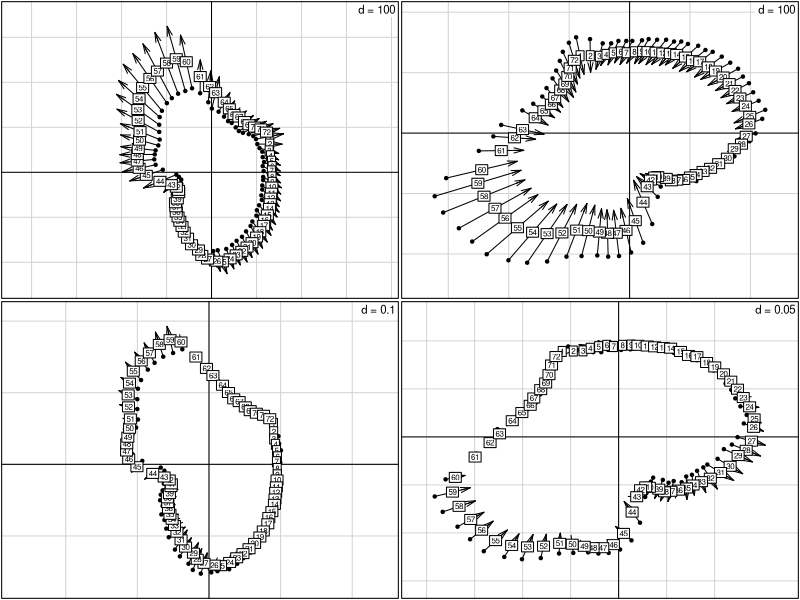
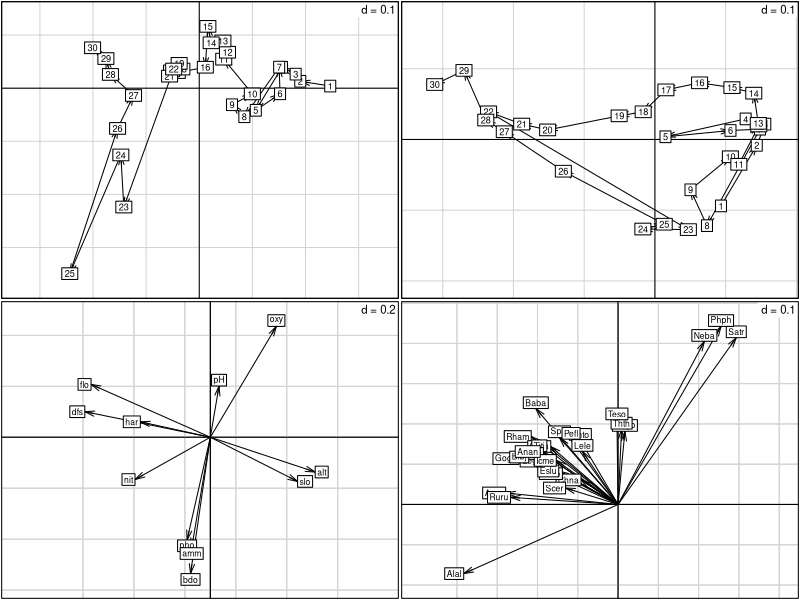
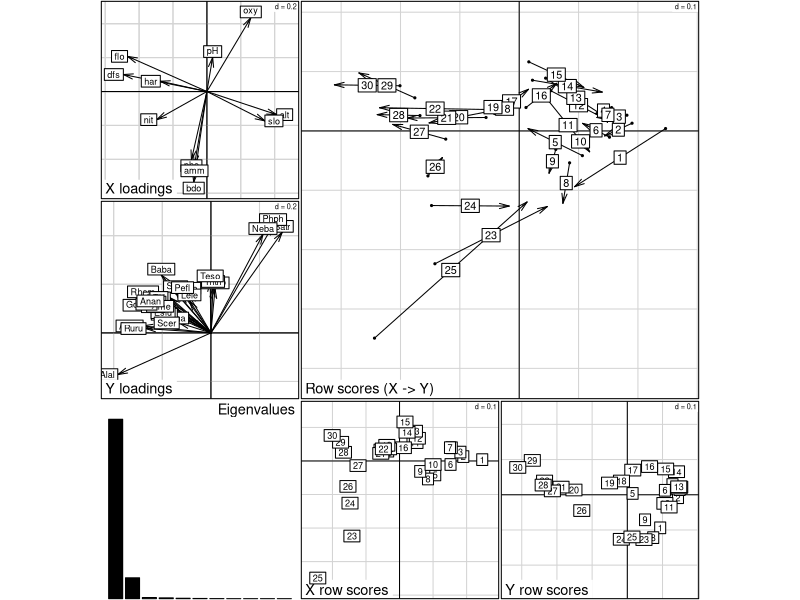
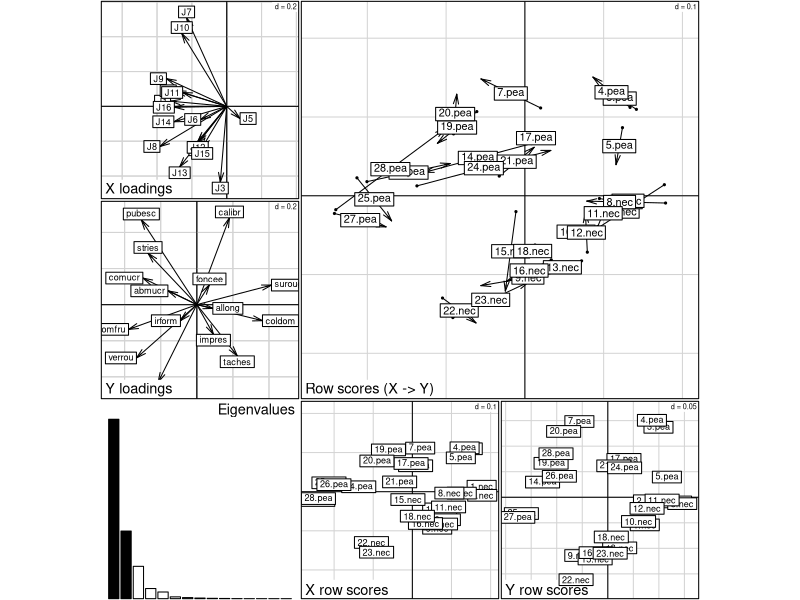

Write the R code that produced these figures, in order.
library(ade4)


### Name: procuste
### Title: Simple Procruste Rotation between two sets of points
### Aliases: procuste plot.procuste print.procuste randtest.procuste
### Keywords: multivariate

### ** Examples

data(macaca)
pro1 <- procuste(macaca$xy1, macaca$xy2, scal = FALSE)
pro2 <- procuste(macaca$xy1, macaca$xy2)
if(adegraphicsLoaded()) {
  g1 <- s.match(pro1$tabX, pro1$rotY, plab.cex = 0.7, plot = FALSE)
  g2 <- s.match(pro1$tabY, pro1$rotX, plab.cex = 0.7, plot = FALSE)
  g3 <- s.match(pro2$tabX, pro2$rotY, plab.cex = 0.7, plot = FALSE)
  g4 <- s.match(pro2$tabY, pro2$rotX, plab.cex = 0.7, plot = FALSE)
  G <- ADEgS(list(g1, g2, g3, g4), layout = c(2, 2))
} else {
  par(mfrow = c(2, 2))
  s.match(pro1$tabX, pro1$rotY, clab = 0.7)
  s.match(pro1$tabY, pro1$rotX, clab = 0.7)
  s.match(pro2$tabX, pro2$rotY, clab = 0.7)
  s.match(pro2$tabY, pro2$rotX, clab = 0.7)
  par(mfrow = c(1,1))
}

data(doubs)
pca1 <- dudi.pca(doubs$env, scal = TRUE, scann = FALSE)
pca2 <- dudi.pca(doubs$fish, scal = FALSE, scann = FALSE)
pro3 <- procuste(pca1$tab, pca2$tab, nf = 2)
if(adegraphicsLoaded()) {
  g11 <- s.traject(pro3$scorX, plab.cex = 0, plot = FALSE)
  g12 <- s.label(pro3$scorX, plab.cex = 0.8, plot = FALSE)
  g1 <- superpose(g11, g12)
  g21 <- s.traject(pro3$scorY, plab.cex = 0, plot = FALSE)
  g22 <- s.label(pro3$scorY, plab.cex = 0.8, plot = FALSE)
  g2 <- superpose(g21, g22)
  g3 <- s.arrow(pro3$loadX, plab.cex = 0.75, plot = FALSE)
  g4 <- s.arrow(pro3$loadY, plab.cex = 0.75, plot = FALSE)
  G <- ADEgS(list(g1, g2, g3, g4), layout = c(2, 2))

} else {
  par(mfrow = c(2, 2))
  s.traject(pro3$scorX, clab = 0)
  s.label(pro3$scorX, clab = 0.8, add.p = TRUE)
  s.traject(pro3$scorY, clab = 0)
  s.label(pro3$scorY, clab = 0.8, add.p = TRUE)
  s.arrow(pro3$loadX, clab = 0.75)
  s.arrow(pro3$loadY, clab = 0.75)
  par(mfrow = c(1, 1))
}

plot(pro3)
randtest(pro3)

data(fruits)
plot(procuste(scalewt(fruits$jug), scalewt(fruits$var)))
